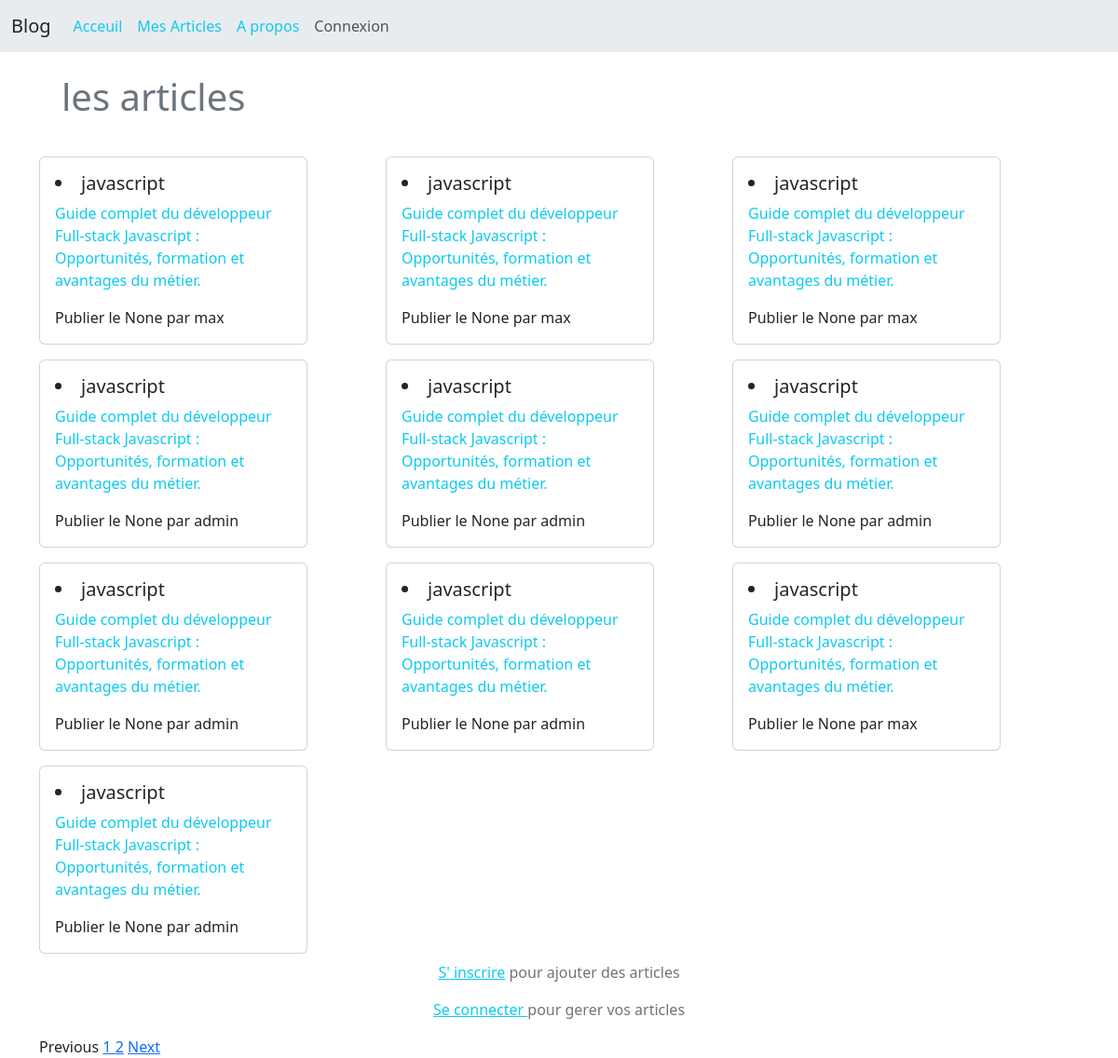
/, run on an earlier commit of the app's database.
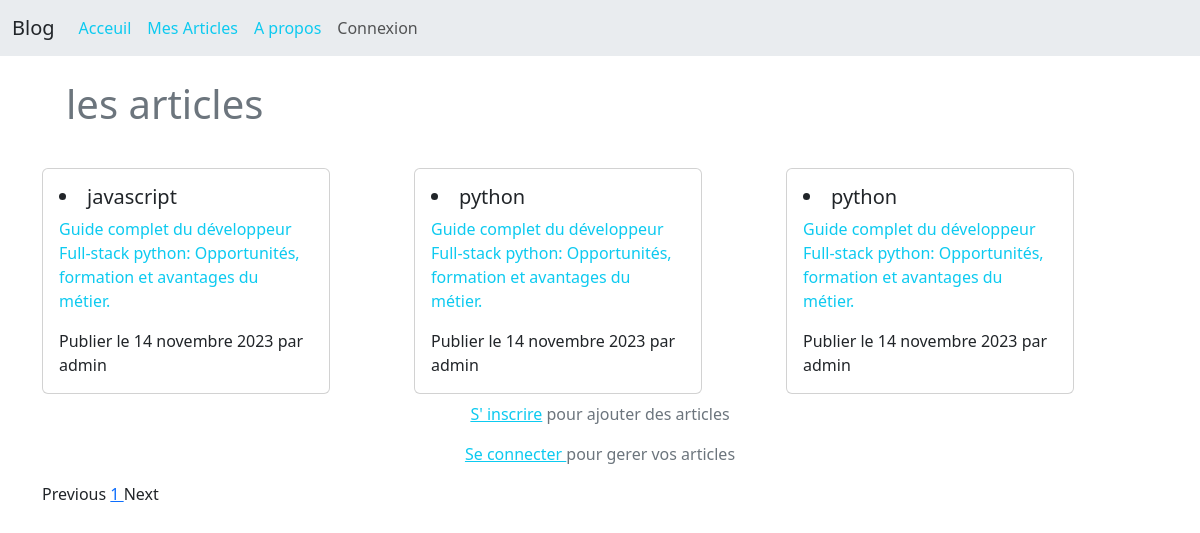
And on a later commit of the database.
### articles/models.py (models this page shows, shortened)
class Article (models.Model):
    title = models.CharField( max_length=150)
    summary = models.CharField( max_length=500)
    content = RichTextField(blank=True)
    author = models.ForeignKey(User, on_delete=models.CASCADE)
    creation_date = models.DateField(auto_now_add=True)
    last_update = models.DateField(auto_now=True)
    archive = models.BooleanField(default=False)
    class Meta:
        ordering = ['-creation_date']

### articles/views.py (the view)
# urls.py: path('',home, name='index'),
def home(request):
    object_list = Article.objects.filter(archive=False).order_by('-last_update')
    page_num = request.GET.get('page', 1)
    paginator = Paginator(object_list, 10) # 6 employees per page
    try:
        page_obj = paginator.page(page_num)
    except PageNotAnInteger:
        page_obj = paginator.page(1)
    except EmptyPage:
        page_obj = paginator.page(paginator.num_pages)
    return render(request, 'pages/index.html', {'page_obj': page_obj})

### templates/pages/index.html (shortened to what this page needs)
{% extends "base.html" %}
{% block contenu %}
<div class="row  ">
    <div class=" col m-4">
            <h1 class="h1 text-secondary"> les articles </h1>
    </div>
  {% if page_obj  %}
  <div class="row">
  {% for  article in page_obj %}
            <div class="col col-lg-4 col-md-6 my-2">
                <a href="{% url 'details' article.id %}" style="text-decoration:none ;" >
                    <div class="card  "   style="width: 18rem;" >
                        <div class="card-body">
                            <li class=" h5 card-title">{{article.title}}</li>
                            <p class="card-text text-info">{{article.summary}}</p>
                            <p class="card-text">Publier  le {{article.creation_date}} par {{article.author}}</p>
                        </div>
                    </div>
                </a>
            </div>
    {% endfor %}
</div>
  {% endif %}
  <div>
    {% if request.user.is_authenticated %}
          <div class="d-flex justify-content-center">
            <p class="alert alert-info  text-center">{{request.user}} connecté</p>
          </div>
      {%else%}
    <div class=" text-center  ">
      <p class=" text-secondary"><a class="text-info" href="{% url 'register'%}">S' inscrire</a>  pour ajouter des articles</p>
       <p class=" text-secondary"><a class="text-info" href="{% url 'login'%}"> Se connecter </a> pour gerer vos articles</p>
    </div>
    {% endif %}
    {% include "partials/pagination.html" %}
  </div>
</div>
{% endblock contenu %}

### templates/base.html (shortened to what this page needs)
<!DOCTYPE html>
{% load static %}
<html lang="en">
<head>
    <link rel="stylesheet" href="{% static 'css/bootstrap_min.css'%}">
</head>
<body>
  {% include "partials/header.html" %}
  <div class="container">
    {% block contenu %}
    {% endblock  %}
  </div>
</body>
</html>

### templates/partials/header.html (shortened to what this page needs)
<nav class="navbar navbar-expand-lg bg-body-secondary">
    <div class="container-fluid ">
      <a class="navbar-brand   text-dark" href="{% url 'index'%}">Blog</a>
      <div class="collapse navbar-collapse" id="navbarSupportedContent">
        <ul class="navbar-nav ml-auto">
          <li class="nav-item">
            <a class="nav-link active  text-info" aria-current="page" href="{% url 'index'%}">Acceuil</a>
          </li>
           <li class="nav-item">
          <a class="nav-link  text-info" href="{% url 'list_articles'%}">Mes Articles</a>
          </li>
          <li class="nav-item">
          <a class="nav-link  text-info" href="{% url 'about'%}">A propos</a>
          </li>
          {% if request.user.is_authenticated %}
          <li class="nav-item ">
            <a class="nav-link text-dark" href="{% url 'logout'%}">Deconnexion</a>
          </li>
          {% else %}
          <li class="nav-item ">
            <a class="nav-link" href="{% url 'login'%}">Connexion</a>
          </li>
          {% endif %}
      </div>
    </div>
  </nav>

### templates/partials/pagination.html
{% if page_obj.has_previous %}
 <a href="?page={{ page_obj.previous_page_number }}">Previous</a>
{% else %}
  <a>Previous</a>
{% endif %}
{% for i in page_obj.paginator.page_range %}
  {% if page_obj.number == i %}
    <a href="#">{{ i }} </a>
  {% else %}
    <a href="?page={{ i }}">{{ i }}</a>
  {% endif %}
{% endfor %}
{% if page_obj.has_next %}
  <a href="?page={{ page_obj.next_page_number }}">Next</a>
{% else %}
  <a>Next</a>
{% endif %}

What changed in the data, as far as the page shows it:
removed Article: title "javascript", summary "Guide complet du développeur Full-stack Javascript : Opportunités, formation et avantages du métier.", creation_date "None", author "max"
removed Article: title "javascript", summary "Guide complet du développeur Full-stack Javascript : Opportunités, formation et avantages du métier.", creation_date "None", author "max"
removed Article: title "javascript", summary "Guide complet du développeur Full-stack Javascript : Opportunités, formation et avantages du métier.", creation_date "None", author "max"
removed Article: title "javascript", summary "Guide complet du développeur Full-stack Javascript : Opportunités, formation et avantages du métier.", creation_date "None", author "admin"
removed Article: title "javascript", summary "Guide complet du développeur Full-stack Javascript : Opportunités, formation et avantages du métier.", creation_date "None", author "admin"
removed Article: title "javascript", summary "Guide complet du développeur Full-stack Javascript : Opportunités, formation et avantages du métier.", creation_date "None", author "admin"
removed Article: title "javascript", summary "Guide complet du développeur Full-stack Javascript : Opportunités, formation et avantages du métier.", creation_date "None", author "admin"
removed Article: title "javascript", summary "Guide complet du développeur Full-stack Javascript : Opportunités, formation et avantages du métier.", creation_date "None", author "admin"
removed Article: title "javascript", summary "Guide complet du développeur Full-stack Javascript : Opportunités, formation et avantages du métier.", creation_date "None", author "max"
removed Article: title "javascript", summary "Guide complet du développeur Full-stack Javascript : Opportunités, formation et avantages du métier.", creation_date "None", author "admin"
added Article: title "javascript", summary "Guide complet du développeur Full-stack python: Opportunités, formation et avantages du métier.", creation_date "14 novembre 2023", author "admin"
added Article: title "python", summary "Guide complet du développeur Full-stack python: Opportunités, formation et avantages du métier.", creation_date "14 novembre 2023", author "admin"
added Article: title "python", summary "Guide complet du développeur Full-stack python: Opportunités, formation et avantages du métier.", creation_date "14 novembre 2023", author "admin"
Also different on the page:
list line gone: "2"
